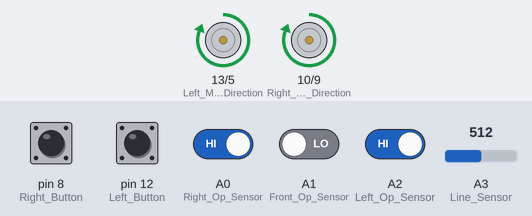
A sketch run on a simulated Arduino Uno, built with avr-gcc and run on an emulated ATmega328P. Shown: direction and speed pins drawn as motors (green arrow = direction pin HIGH = forward, orange = LOW = backward, longer = more drive). Inputs (shaded band) come from the test bench; at power-on: A0 (Right_Op_Sensor), A2 (Left_Op_Sensor), pin 8 (Right_Button), pin 12 (Left_Button) HIGH, A1 (Front_Op_Sensor) LOW, A3 (Line_Sensor) = 512.

Above: at 0.8 s.
0.9 s: pin 8 (Right_Button) pulled LOW for 0.15 s
4.0 s: A3 (Line_Sensor) set to 50
7.0 s: A3 (Line_Sensor) set to 40
At 7.3 s:
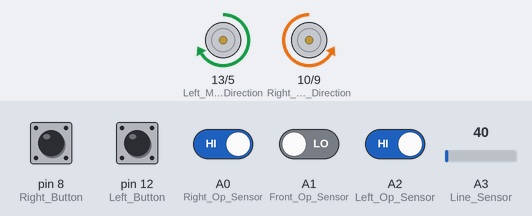
At 7.91 s:
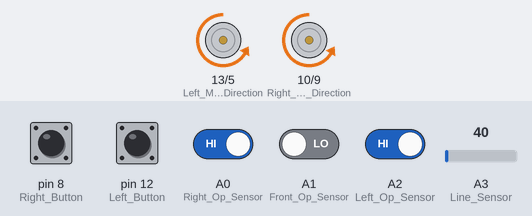
10.0 s: pin 12 (Left_Button) pulled LOW for 1 s
13.0 s: A3 (Line_Sensor) set to 122
At 13.8 s:
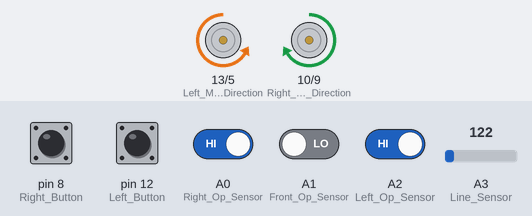
14.6 s: A0 (Right_Op_Sensor) driven LOW
At 15.2 s:
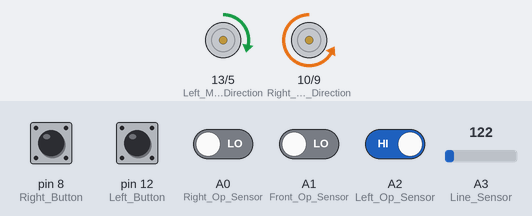
Timing chart, 0 to 17.1 s (numbered marks = the images above; inputs shaded):
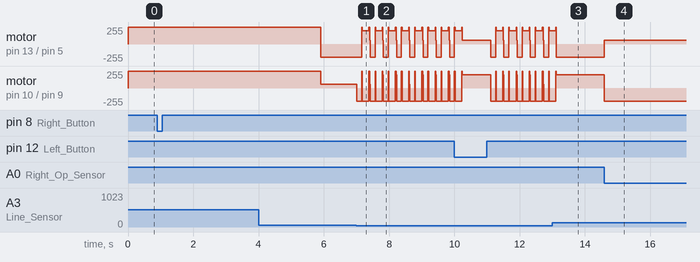

Measured:
- the behaviour switches between 45 and 44 on A3 (Line_Sensor) (found by bisection; images 0 and 1)
- after the input at 0.9 s, every drawn part: stays the same
- after the input at 7.0 s, motor on pin 13 (Left_Motor_Direction) / pin 5 (Left_Motor_Speed): backward 200/255 → forward 255/255 after 0.17 s, then repeats every 0.41 s: forward 200/255 0.20 s, forward 255/255 0.02 s, forward 55/255 0.02 s, backward 200/255 0.15 s, forward 255/255 0.02 s
- after the input at 13.0 s, motor on pin 10 (Right_Motor_Direction) / pin 9 (Right_Motor_Speed): goes on until 13.1 s, then stays forward 200/255
- after the input at 14.6 s, motor on pin 13 (Left_Motor_Direction) / pin 5 (Left_Motor_Speed): backward 200/255 → forward 55/255 at once; motor on pin 10 (Right_Motor_Direction) / pin 9 (Right_Motor_Speed): forward 200/255 → backward 200/255 at once

The sketch:

XS1_Sumo.ino
```cpp
/* JSumo Micro Sumo Robot Code
* Model Number: XS1
* Board Model: XMotion Micro
* JS40F Opponent sensors give Logic 1 When Opponent Sensor Seen
* ML1 Line Sensor gives Logic 0 when white Line seen.
* Buttons give Logic 0 when button is pushed
* Leds Turn on with High (Logic 1)
*/
// #define DEBUG
//// Opponent Sensors Decleration ////
#define Right_Op_Sensor A0
#define Front_Op_Sensor A1
#define Left_Op_Sensor A2
//// Line Sensor Decleration ////
#define Line_Sensor A3
//// User Buttons & User Leds Decleration ////
#define Right_Button 8
#define Left_Button 12
#define Led1 4
#define Led2 6
//// Motor Control Pins Decleration ////
#define Right_Motor_Direction 10
#define Right_Motor_Speed 9
#define Left_Motor_Direction 13
#define Left_Motor_Speed 5

#define MAX_MOTOR_VALUE 255
//// Speed & Last Remembered Sensor Variables ////
int Speed2=200;
int Last_Value=1;

//// Main Motor Control Function ////
void Motor(int LeftMotorValue, int RightMotorValue) {

  if (LeftMotorValue < 0) {
    LeftMotorValue = abs(LeftMotorValue);
    digitalWrite(Right_Motor_Direction, LOW);
    analogWrite(Right_Motor_Speed, LeftMotorValue);
  }
  else if (LeftMotorValue > 0){
    digitalWrite(Right_Motor_Direction, HIGH);
    analogWrite(Right_Motor_Speed, MAX_MOTOR_VALUE -LeftMotorValue);
  }
  else
  {
    digitalWrite(Right_Motor_Direction, HIGH);
    analogWrite(Right_Motor_Speed, MAX_MOTOR_VALUE);
  }
  if (RightMotorValue < 0) {
    RightMotorValue = abs(RightMotorValue);
    digitalWrite(Left_Motor_Direction, LOW);
    analogWrite(Left_Motor_Speed, RightMotorValue);
  }
  else if (RightMotorValue > 0) {
    digitalWrite(Left_Motor_Direction, HIGH);
    analogWrite(Left_Motor_Speed, MAX_MOTOR_VALUE - RightMotorValue);
  }
  else
  {
    digitalWrite(Left_Motor_Direction, HIGH);
    analogWrite(Left_Motor_Speed, MAX_MOTOR_VALUE);
  }
}

//// Motors Stopping Function ////
void MotorStop()
{
  digitalWrite(Left_Motor_Direction, HIGH);
  analogWrite(Left_Motor_Speed, MAX_MOTOR_VALUE);
  digitalWrite(Right_Motor_Direction, HIGH);
  analogWrite(Right_Motor_Speed, MAX_MOTOR_VALUE);
}

void preventTipOver(){
  /* The bot is pretty top heavy and has a propensity to tip over.
  To handle sudden changes in direction lets stop for a short moment and then continue.
  This might be overkill, testing was on an uneven test area.
  */
  MotorStop();
  delay(20);
}

void traditionalTimerStart(){
  while(digitalRead(Right_Button)==1 && digitalRead(Left_Button)==1) // While loop for waiting start button push. (That push can be one of both button)
  {
  #ifdef DEBUG
    Serial.println(analogRead(Line_Sensor));
  #endif
  MotorStop();
  }
  // Depending on Button Push we give different Values to Last_Value Variable.
  // That Last_Value variables will be used later to turning the robot Left or Right
  if(digitalRead(Right_Button)==0)Last_Value=2;
  if(digitalRead(Left_Button)==0)Last_Value=0;

  //// 5 Seconde Delay Routine (500ms x 10 Times)
  for(int x=0;x<10;x++)
  {
    if(x%2==0){digitalWrite(Led1,HIGH); digitalWrite(Led2,LOW); }
    else{digitalWrite(Led1,LOW);digitalWrite(Led2,HIGH);}
    delay(500);
  }
}


//// Main Setup Function for Defining Input & Outputs ////
void setup() {
  pinMode(Left_Button, INPUT_PULLUP);
  pinMode(Right_Button, INPUT_PULLUP);
  pinMode(Left_Op_Sensor, INPUT_PULLUP);
  pinMode(Right_Op_Sensor, INPUT_PULLUP);
  pinMode(Left_Motor_Direction, OUTPUT);
  pinMode(Right_Motor_Direction, OUTPUT);
  pinMode(Left_Motor_Speed, OUTPUT);
  pinMode(Right_Motor_Speed, OUTPUT);
  #ifdef DEBUG
    Serial.begin(9600);
  #endif
  traditionalTimerStart();
}

//// Main Robot Code Routine ////

void loop() {
  Motor(Speed2,Speed2);

  while(digitalRead(Right_Button)==1 && digitalRead(Left_Button)==1){ // When no button is pushed.

  //// Line Sensor Control Function ////
  if(analogRead(Line_Sensor)<45) // Analog Reading from 45/1024 level.
  {
  delay(15); // Extra delay threshold for not seeing thin scratches!
  if(analogRead(Line_Sensor)<45) // Analog Reading from 45/1024 level.
  {
  Motor(-Speed2,-Speed2);
  delay(150); // 150mS Retreat
  preventTipOver();
  Motor(-Speed2,Speed2);
  delay(200); // 200mS Turning
  preventTipOver();
  Motor(Speed2,Speed2);
  }

  }
  ////////////////
  //// Opponent Sensor Control Functions, 3 sensor 3 If statement ////
  else if(digitalRead(Front_Op_Sensor)==1) // If Front sensor sees opponent
  {
  Motor(Speed2,Speed2); // Both Motors full speed forward.
  Last_Value=1;
  }
  else if(digitalRead(Left_Op_Sensor)==1&&digitalRead(Right_Op_Sensor)==0) // If Left sensor sees opponent
  {
  Motor(-Speed2,Speed2);
  Last_Value=0;
  }
  else if(digitalRead(Left_Op_Sensor)==0&&digitalRead(Right_Op_Sensor)==1) // If Right sensor sees opponent
  {
  Motor(Speed2,-Speed2);
  Last_Value=2;
  }

  //// If no data is received from any sensor, we finally look at the Last_Value variable.
  ////With this Last_Value variable, all we do is give a value to the Last_Value variable in that function,
  ///if the last data came from a sensor. We also enable it to remember the last sensor status with the following functions.

  else if(Last_Value==0)
  {
  Motor(-Speed2,Speed2);
  }
  else if(Last_Value==1)
  {
  Motor(Speed2,Speed2);
  }
  else if(Last_Value==2)
  {
  Motor(Speed2,-Speed2);
  }
  }
  // It will enter this part only when the while loop is broken. (When any button is pressed to stop the robot while it is running.)
  delay(100); // That delay is passed when again button is pressed main routine break from while. Used for debouncing button.
  while(digitalRead(Right_Button)==0 || digitalRead(Left_Button)==0);
  delay(100);
}
```
